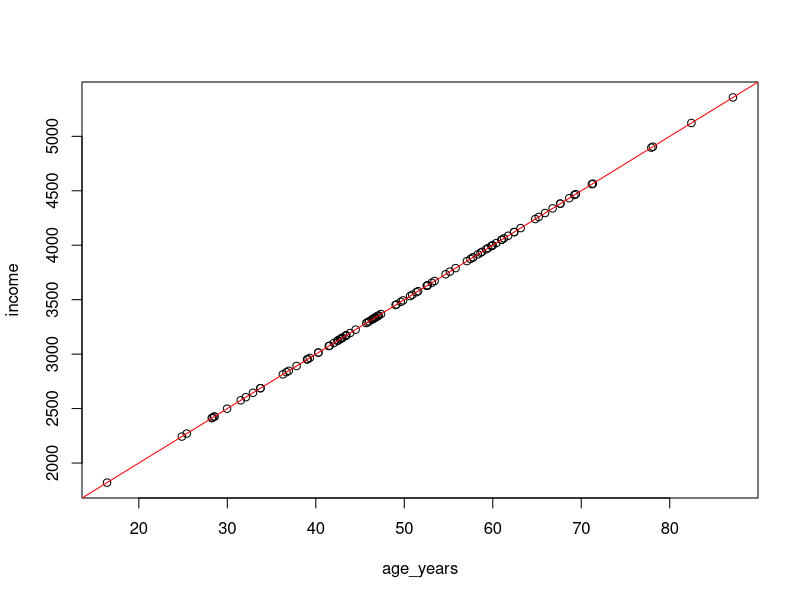
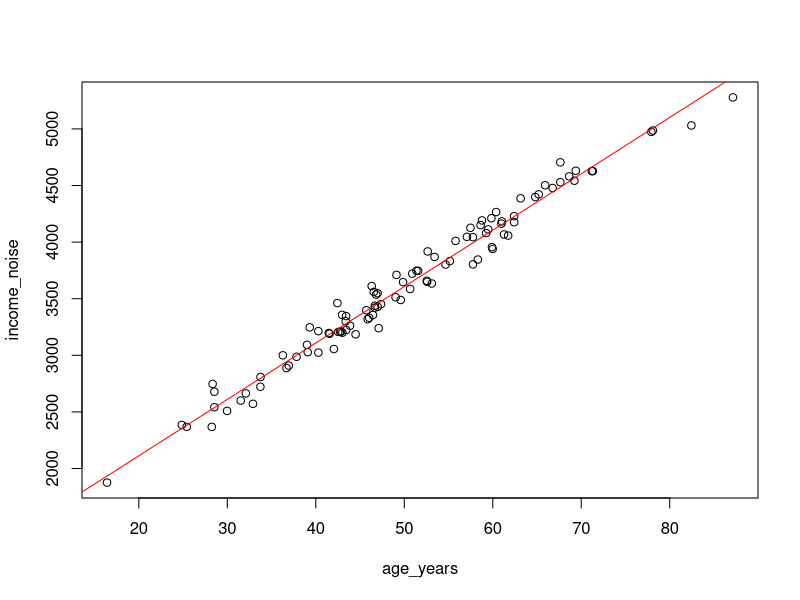
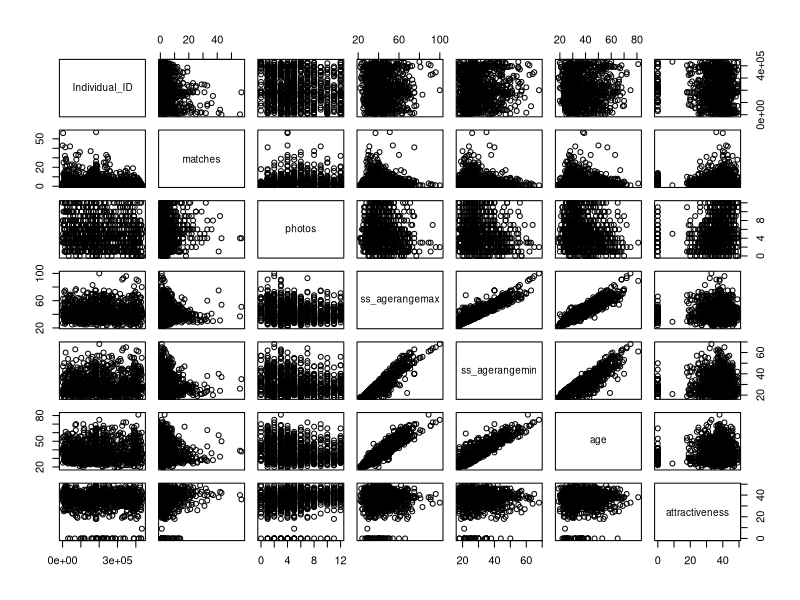
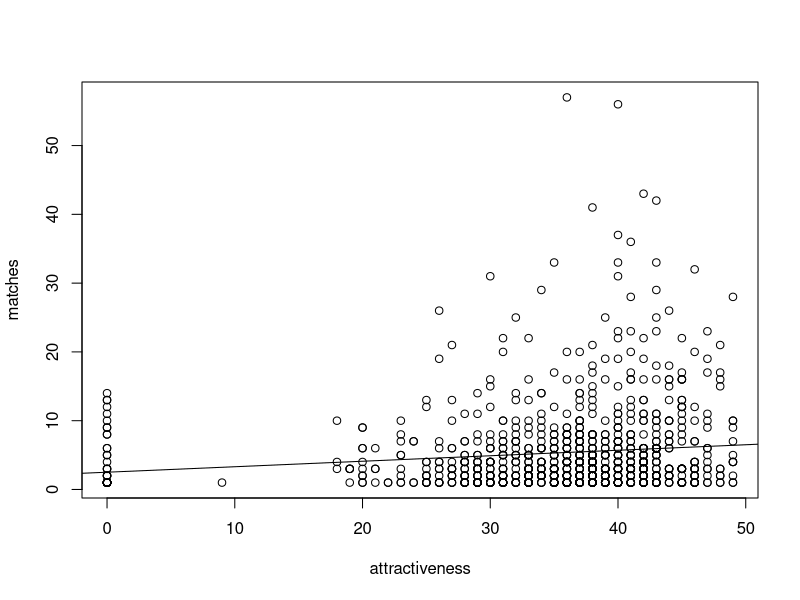
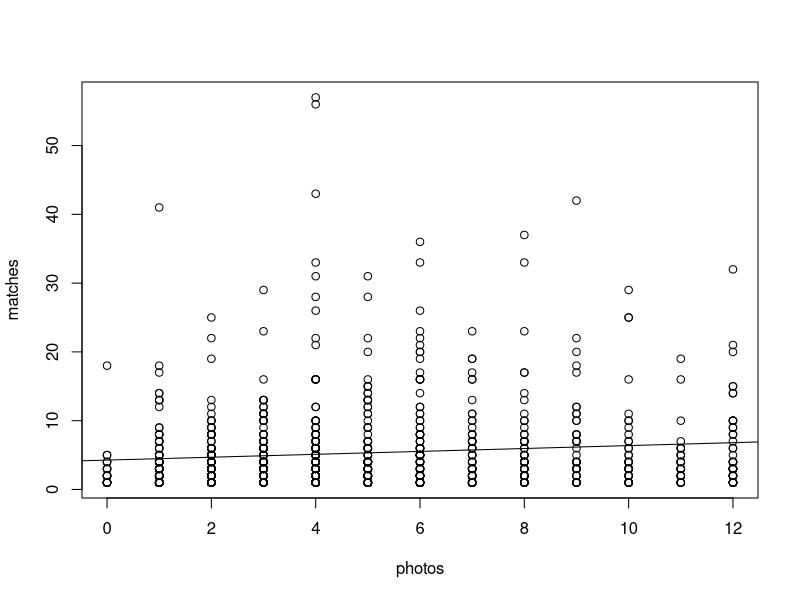
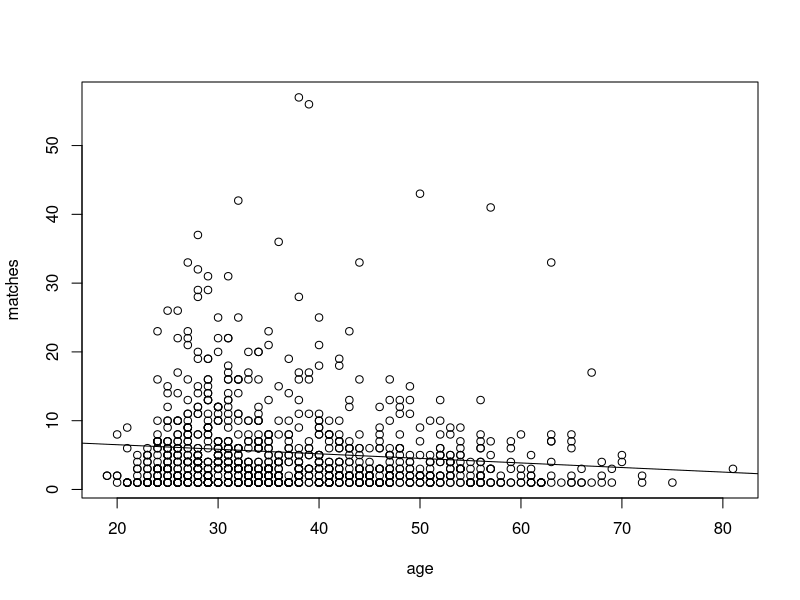
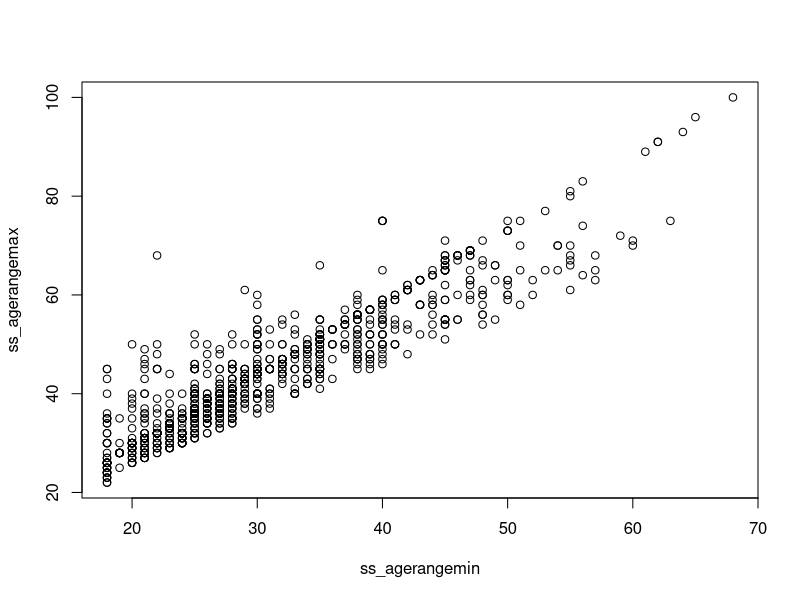
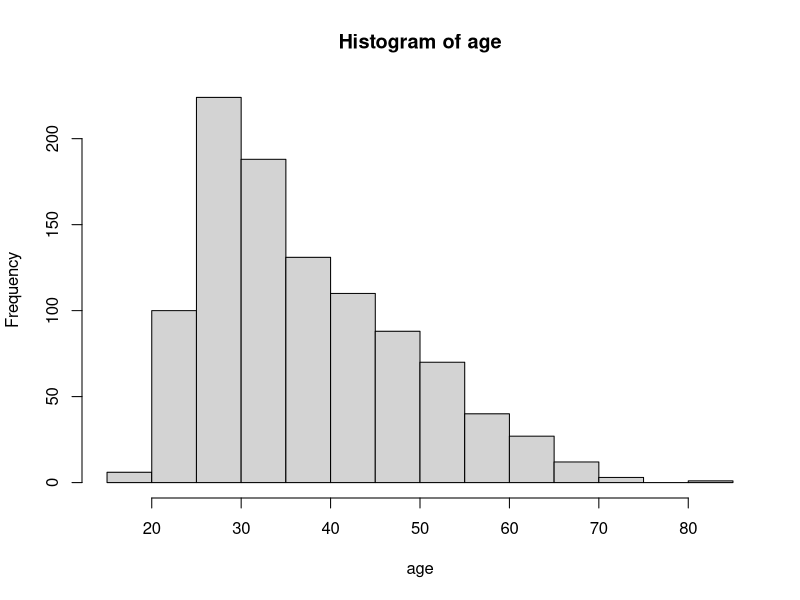

Reproduce these figures in R, in order.
#######################
# Section 8, Stat 139 #
#     Regression      #
#      11/04/15       #
#    Reagan Rose      #
#######################

#---------------#
# A Toy Example #
#---------------#

# If we simulate some data that is linearly dependent, will regression pick it up?
# Let's say that age and income are perfectly related
n = 100
age_years = rnorm(n, mean=50, sd=15)
income = 1000 + 50*age_years

plot(age_years, income)
model = lm(income~age_years)
abline(model, col="red")
summary(model)

# In real life, things are never "perfectly related", so let's add some noise
income_noise = 1000 + 50*age_years +rnorm(100, mean=100, sd=100)
plot(age_years, income_noise)
model2 = lm(income_noise~age_years)
abline(model2, col="red")
summary(model2)

#----------------#
# A Real Example #
#----------------#

setwd("~/Desktop/Harvard/Teaching/Stat 139/R Code and Data")
data = read.csv("eharmony.csv")
attach(data)

head(data)
plot(data) # this will show you all possible scatterplots

plot(matches~attractiveness)
model1 = lm(matches~attractiveness)
abline(model1)
summary(model1)

plot(matches~photos)
model2 = lm(matches~photos)
abline(model2)
summary(model2)

plot(matches~age)
model3 = lm(matches~age)
abline(model3)
summary(model3)

plot(ss_agerangemax~ss_agerangemin)

# Let's just work with matches and age
hist(age)
hist(matches) # doesn't look normal, could transform, but we wont for this example
              # so we should be aware results may be invalid


model4 = lm(matches~age)
summary(model4)

plot(matches~age)
abline(model4, col="red")

beta0 = model4$coefficients[1] #use this to pull out the coefficients from your model
beta1 = model4$coefficients[2]

# What is the effect of age on number of matches
beta1

# Find a 95% confidence interval for beta1
confint(model4)

# Using our model, how many matches do you think a 60 year old will get?
beta0 + beta1*60

# Find a 95% confidence interval for number of matches given age = 60
new = data.frame(age=60)
predict(model4, new, interval="confidence")

# Find a 95% prediction interval for number of matches for a 60 year old
predict(model4, new, interval="prediction")
